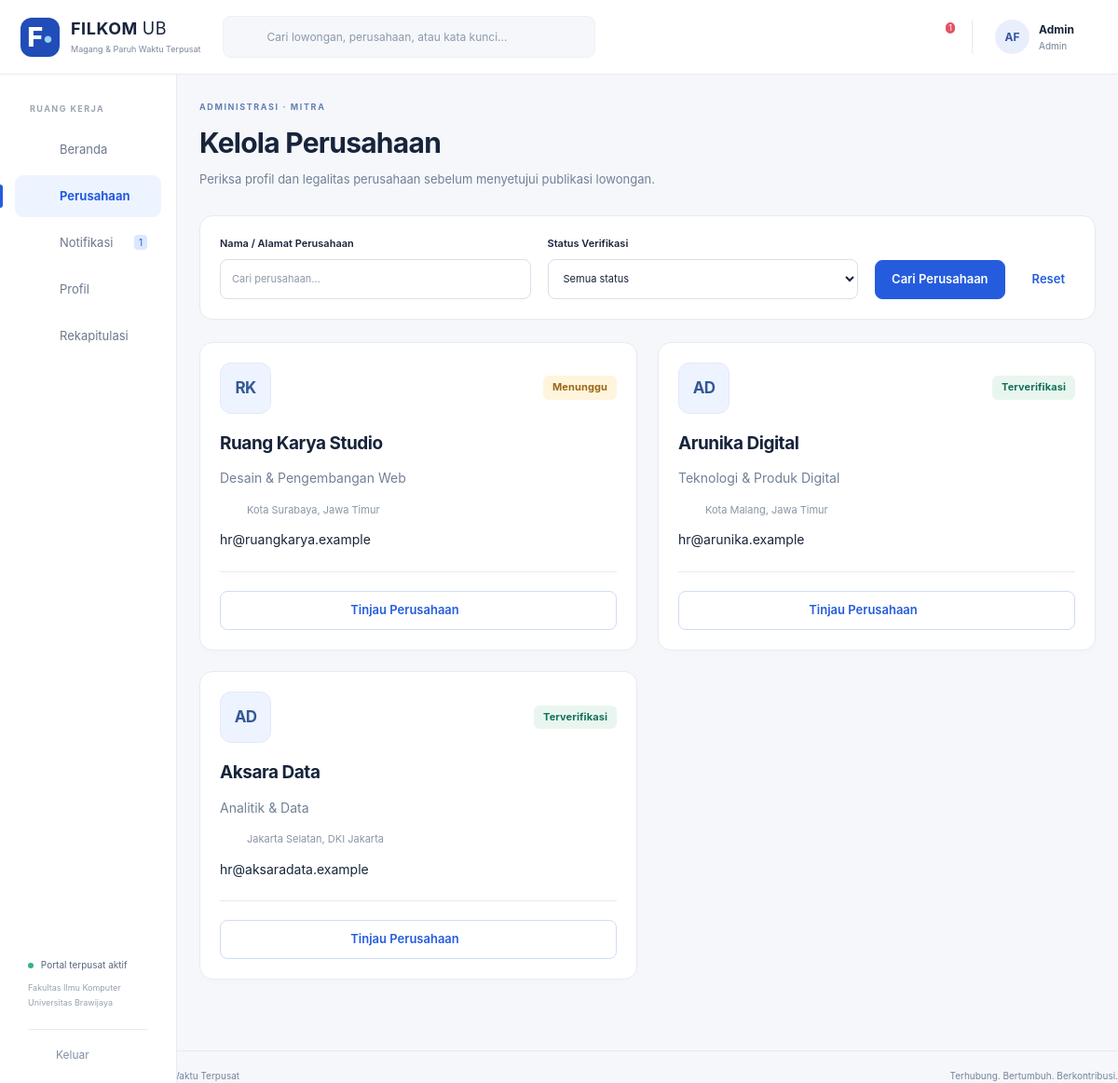
Screenshot of /index.php?r=perusahaan (signed in) with the database file from the repository.
### tables this page shows
CREATE TABLE AKUN (
 idAkun INT AUTO_INCREMENT PRIMARY KEY, username VARCHAR(100) NOT NULL UNIQUE, email VARCHAR(100) NOT NULL UNIQUE,
 passwordHash VARCHAR(255) NOT NULL, namaPengguna VARCHAR(100) NOT NULL,
 role ENUM('Mahasiswa','Rekruter','Admin') NOT NULL, aktif TINYINT(1) NOT NULL DEFAULT 1,
 idMahasiswa INT NULL UNIQUE,idPerusahaan INT NULL,
 FOREIGN KEY(idMahasiswa) REFERENCES MAHASISWA(idMahasiswa), FOREIGN KEY(idPerusahaan) REFERENCES PERUSAHAAN(idPerusahaan),
 CONSTRAINT CK_AKUN_ROLE CHECK ((role='Mahasiswa' AND idMahasiswa IS NOT NULL AND idPerusahaan IS NULL) OR (role='Rekruter' AND idPerusahaan IS NOT NULL AND idMahasiswa IS NULL) OR (role='Admin' AND idMahasiswa IS NULL AND idPerusahaan IS NULL))
);

CREATE TABLE PERUSAHAAN (
 idPerusahaan INT AUTO_INCREMENT PRIMARY KEY, namaPerusahaan VARCHAR(100) NOT NULL,
 alamat TEXT NOT NULL, emailPerusahaan VARCHAR(100) NOT NULL UNIQUE,
 statusVerifikasi VARCHAR(20) NOT NULL DEFAULT 'Menunggu', bidangUsaha VARCHAR(100) NOT NULL DEFAULT '',
 kontak VARCHAR(30) NOT NULL DEFAULT '', deskripsi TEXT, website VARCHAR(250) NOT NULL DEFAULT '',
 catatanVerifikasi TEXT, dihapusPada DATETIME NULL, dibuatPada DATETIME NOT NULL DEFAULT CURRENT_TIMESTAMP
);

### app/Core/View.php (called while the page is built, shortened)
<?php
final class View  {
    public static function render(string $template,array $viewData=[]):void {
        extract($viewData,EXTR_SKIP);
        $currentUser=$viewData['_viewUser']??Auth::user();
        $unread=empty($viewData['_skipDatabase'])&&$currentUser?Notifikasi::belumDibaca((int)$currentUser['idAkun']):0;
        require ROOT.'/app/Views/layout/header.php';
        require ROOT.'/app/Views/'.$template.'.php';
        require ROOT.'/app/Views/layout/footer.php';
    }
}

### app/Controllers/PerusahaanController.php (called while the page is built, shortened)
<?php
final class PerusahaanController  {
    public function getDaftarPerusahaan():void {
        $rows=Perusahaan::getDaftarPerusahaan(query('status'));
        View::render('perusahaan/index',['title'=>'Perusahaan','perusahaan'=>$rows]);
    }
}

### public/index.php (called while the page is built, shortened)
<?php
require dirname(__DIR__).'/app/bootstrap.php';
$route=query('r','dashboard');
[$allowedMethod,$roles,$handler]=$routes[$route];
if($roles)Auth::require($roles);
try {
    $handler();
}
catch(Throwable $e) {
    if(!($e instanceof DomainException))error_log((string)$e);
    fail($e instanceof DomainException?422:500,$e instanceof DomainException?$e->getMessage():'Proses belum berhasil. Silakan coba kembali.');
}

### app/Core/Auth.php (called while the page is built, shortened)
<?php
final class Auth  {
    private static array|false|null $cached=null;
    public static function user():?array {
        if(self::$cached===null) {
            self::$cached=isset($_SESSION['idAkun'])?Akun::getAkun((int)$_SESSION['idAkun']):false;
        }
        return self::$cached?:null;
    }
    public static function require(array $roles=[]):array {
        $u=self::user();
        return $u;
    }
}

### app/bootstrap.php (called while the page is built, shortened)
<?php
spl_autoload_register(function(string $class):void {
    foreach(['Core','Models','Controllers','Boundaries'] as $dir) {
        $file=ROOT.'/app/'.$dir.'/'.$class.'.php';
        if(is_file($file)) {
            return;
        }
    }
}
);
require ROOT.'/app/Core/helpers.php';

### config/database.php (called while the page is built)
<?php
return [ 'host' => getenv('DB_HOST') ?: '127.0.0.1', 'port' => getenv('DB_PORT') ?: '3306', 'name' => getenv('DB_NAME') ?: 'rsi_filkom', 'user' => getenv('DB_USER') ?: 'root', 'password' => getenv('DB_PASSWORD') !== false ? getenv('DB_PASSWORD') : '', ];

### app/Core/Database.php (called while the page is built, shortened)
<?php
final class Database  {
    private static ?PDO $pdo = null;
    public static function get(): PDO  {
        if (!self::$pdo)  {
            $c = require ROOT . '/config/database.php';
            self::$pdo = new PDO("mysql:host={$c['host']};port={$c['port']};dbname={$c['name']};charset=utf8mb4", $c['user'], $c['password'], [PDO::ATTR_ERRMODE=>PDO::ERRMODE_EXCEPTION, PDO::ATTR_DEFAULT_FETCH_MODE=>PDO::FETCH_ASSOC, PDO::ATTR_EMULATE_PREPARES=>false]);
            self::$pdo->exec("SET time_zone = '+07:00'");
        }
        return self::$pdo;
    }
    public static function query(string $sql, array $values = []): PDOStatement  {
        $s=self::get()->prepare($sql);
        $s->execute($values);
        return $s;
    }
    public static function all(string $sql,array $p=[]):array  {
        return self::query($sql,$p)->fetchAll();
    }
    public static function one(string $sql,array $p=[]):?array  {
        return self::query($sql,$p)->fetch() ?: null;
    }
    public static function value(string $sql,array $p=[]):mixed  {
        return self::query($sql,$p)->fetchColumn();
    }
}

### app/Models/Akun.php (called while the page is built, shortened)
<?php
final class Akun  {
    public static function getAkun(int $id):?array  {
        return Database::one('SELECT a.*,p.statusVerifikasi,p.dihapusPada,p.namaPerusahaan FROM AKUN a LEFT JOIN PERUSAHAAN p ON p.idPerusahaan=a.idPerusahaan WHERE a.idAkun=?',[$id]);
    }
}

### app/Models/Notifikasi.php (called while the page is built, shortened)
<?php
final class Notifikasi  {
    public static function belumDibaca(int $id):int {
        return (int)Database::value('SELECT COUNT(*) FROM NOTIFIKASI WHERE idPenerima=? AND sudahDibaca=0',[$id]);
    }
}

### app/Models/Perusahaan.php (called while the page is built, shortened)
<?php
final class Perusahaan extends Entity  {
    public static function getDaftarPerusahaan(string $status=''):array {
        $w='dihapusPada IS NULL';
        $p=[];
        return Database::all("SELECT p.*,(SELECT COUNT(*) FROM LOWONGAN l WHERE l.idPerusahaan=p.idPerusahaan AND l.dihapusPada IS NULL) jumlahLowongan FROM PERUSAHAAN p WHERE $w ORDER BY FIELD(statusVerifikasi,'Menunggu','Ditolak','Terverifikasi'),dibuatPada DESC",$p);
    }
}

### app/Views/perusahaan/index.php (the view, shortened to what this page needs)
<?php $heading='Kelola Perusahaan';$kicker='ADMINISTRASI · MITRA';$subtitle='Periksa profil dan legalitas perusahaan sebelum menyetujui publikasi lowongan.';require ROOT.'/app/Views/components/heading.php';?>
<section class="card"><form class="filters inline-filters" method="get" action="index.php"><label>Nama / Alamat Perusahaan<input name="keyword" value="<?= e(query('keyword')) ?>" placeholder="Cari perusahaan…"></label><label>Status Verifikasi<select name="status"><option value="">Semua status</option></select></label><button class="button">Cari Perusahaan</button><a class="button text" href="<?= e(url('perusahaan')) ?>">Reset</a></form></section>
<div class="job-grid"><?php foreach($perusahaan as $p):?><article class="card company-card"><div class="section-heading"><span class="company-avatar"><?= e(initials($p['namaPerusahaan'])) ?></span><?= badge($p['statusVerifikasi']) ?></div><h2><?= e($p['namaPerusahaan']) ?></h2><p class="muted"><?= e($p['bidangUsaha']) ?></p><p class="job-meta"><?= icon('location') ?> <?= e($p['alamat']) ?></p><p><?= e($p['emailPerusahaan']) ?></p><div class="card-bottom"><a class="button secondary full" href="<?= e(url('perusahaan/detail',['id'=>$p['idPerusahaan']])) ?>">Tinjau Perusahaan <?= icon('arrow') ?></a></div></article><?php endforeach;?></div><?php if(!$perusahaan):?><div class="card empty-state"><?= icon('building') ?><h2>Perusahaan tidak ditemukan</h2><p>Coba ubah pencarian atau filter status.</p></div><?php endif;?>

### app/Views/layout/header.php (shortened to what this page needs)
<!doctype html>
<html lang="id"><head><meta charset="utf-8"><meta name="viewport" content="width=device-width,initial-scale=1">
<title><?= e($title) ?> · FILKOM Connect</title><link rel="stylesheet" href="assets/app.css"><script src="assets/app.js" defer></script>
</head><body>
<?php if($currentUser): $role=$currentUser['role'];$r=query('r','dashboard'); ?>
<header class="topbar"><a class="brand" href="<?= e(url()) ?>"><span class="brand-icon">F<span>•</span></span><span><strong>FILKOM <span class="brand-light">UB</span></strong><small>Magang &amp; Paruh Waktu Terpusat</small></span></a>
<form class="global-search" action="index.php" method="get"><input type="hidden" name="r" value="<?= $role==='Admin'?'perusahaan':'lowongan' ?>"><?= icon('search') ?><input aria-label="Pencarian global" name="keyword" placeholder="Cari lowongan, perusahaan, atau kata kunci…" value="<?= e(query('keyword')) ?>"><button class="icon-button" aria-label="Cari"><?= icon('arrow') ?></button></form>
<div class="top-actions"><form class="mobile-logout" method="post" action="<?= e(url('logout')) ?>"><?= csrf() ?><button class="icon-button" aria-label="Keluar"><?= icon('logout') ?></button></form><a class="notification-button" href="<?= e(url('notifikasi')) ?>" aria-label="Notifikasi, <?= $unread ?> belum dibaca"><?= icon('bell') ?><?php if($unread):?><span class="counter"><?= $unread>99?'99+':$unread ?></span><?php endif;?></a><div class="user-summary"><span class="avatar"><?= e(initials($currentUser['namaPengguna'])) ?></span><span><strong><?= e(explode(' ',$currentUser['namaPengguna'])[0]) ?></strong><small><?= e($role) ?></small></span></div></div></header>
<aside class="sidebar"><div class="sidebar-label">RUANG KERJA</div><nav aria-label="Navigasi utama">
<?php $nav=[['dashboard','home','Beranda']];
if($role==='Admin')$nav=[...$nav,['perusahaan','building','Perusahaan']];
$nav[]=['notifikasi','bell','Notifikasi'];$nav[]=['profil','user','Profil'];
if($role!=='Mahasiswa')$nav[]=['rekapitulasi','chart','Rekapitulasi'];
foreach($nav as [$link,$ic,$label]):$active=explode('/',$r)[0]===$link||($link==='pendaftar'&&str_starts_with($r,'seleksi')); ?>
<a href="<?= e(url($link)) ?>" class="nav-link <?= $active?'active':'' ?>" <?= $active?'aria-current="page"':'' ?>><?= icon($ic) ?><span><?= e($label) ?></span><?php if($link==='notifikasi'&&$unread):?><span class="nav-count"><?= $unread ?></span><?php endif;?></a>
<?php endforeach;?></nav><div class="sidebar-bottom"><div class="portal-status"><i></i> Portal terpusat aktif<small>Fakultas Ilmu Komputer<br>Universitas Brawijaya</small></div><form method="post" action="<?= e(url('logout')) ?>"><?= csrf() ?><button class="logout"><?= icon('logout') ?> Keluar</button></form></div></aside>
<main id="main" class="main-content">
<?php else: ?><main id="main" class="public-main"><?php endif; ?>

### app/Core/helpers.php (shortened to what this page needs)
<?php
function e(mixed $s):string {
    return htmlspecialchars((string)$s,ENT_QUOTES|ENT_SUBSTITUTE,'UTF-8');
}
function url(string $route='dashboard',array $p=[]):string {
    return 'index.php?'.http_build_query(['r'=>$route]+$p);
}
function query(string $key,string $default=''):string {
    $v=$_GET[$key]??$default;
    return is_scalar($v)?trim((string)$v):$default;
}
function initials(string $s):string {
    $w=preg_split('/\s+/',trim($s));
    return mb_strtoupper(mb_substr($w[0]??'',0,1).mb_substr($w[1]??'',0,1));
}
function statusClass(string $s):string {
    return match($s) {
        'Diterima','Terverifikasi','Lolos','Sesuai','Layak','Aktif'=>'green','Ditolak','Tidak Lolos','Tidak sesuai','Tidak Layak','Dihapus'=>'red','Wawancara','Diproses','Menunggu'=>'amber','Draf','Ditutup'=>'gray',default=>'blue'
    }
    ;
}
function badge(string $s):string {
    return '<span class="badge '.statusClass($s).'">'.e($s).'</span>';
}
function icon(string $name):string {
    $paths=[ 'home'=>'<path d="m3 10 9-7 9 7v10H3Z"/><path d="M9 20v-7h6v7"/>', 'briefcase'=>'<rect x="3" y="7" width="18" height="14" rx="2"/><path d="M8 7V3h8v4M3 12c6 4 12 4 18 0M10 13h4"/>', 'file'=>'<path d="M6 3h9l4 4v14H6Z"/><path d="M14 3v5h5M9 12h7M9 16h7"/>', 'bell'=>'<path d="M5 17h14l-2-3V9a5 5 0 0 0-10 0v5ZM10 21h4"/>', 'user'=>'<circle cx="12" cy="8" r="4"/><path d="M4 21v-2a8 8 0 0 1 16 0v2"/>', 'calendar'=>'<rect x="3" y="5" width="18" height="16" rx="2"/><path d="M7 2v6M17 2v6M3 11h18M7 15h3M14 15h3"/>', 'chat'=>'<path d="M4 4h16v12H9l-5 5Z"/><path d="M8 8h8M8 12h5"/>', 'search'=>'<circle cx="10" cy="10" r="6"/><path d="m15 15 6 6"/>', 'arrow'=>'<path d="M4 12h16m-6-6 6 6-6 6"/>', 'plus'=>'<path d="M12 4v16M4 12h16"/>', 'location'=>'<path d="M19 10c0 5-7 11-7 11S5 15 5 10a7 7 0 0 1 14 0Z"/><circle cx="12" cy="10" r="2"/>', 'check'=>'<path d="m5 12 4 4L19 6"/>', 'clock'=>'<circle cx="12" cy="12" r="9"/><path d="M12 6v6l4 2"/>', 'logout'=>'<path d="M9 3H4v18h5M9 12h12m-5-5 5 5-5 5"/>', 'building'=>'<path d="M4 21V3h12v18M16 9h4v12M8 7h4M8 11h4M8 15h4M9 21v-3h3v3"/>', 'chart'=>'<path d="M4 3v18h17M8 17v-4M13 17V8M18 17V5"/>', 'shield'=>'<path d="m12 2 9 4v6c0 5-9 10-9 10S3 17 3 12V6Z"/><path d="m8 12 3 3 5-6"/>', 'download'=>'<path d="M12 3v12m-5-5 5 5 5-5M4 16v5h16v-5"/>', 'close'=>'<path d="m5 5 14 14M19 5 5 19"/>', ];
    return '<svg class="icon" viewBox="0 0 24 24" fill="none" stroke="currentColor" stroke-width="1.7" stroke-linecap="round" stroke-linejoin="round" aria-hidden="true">'.($paths[$name]??$paths['file']).'</svg>';
}

### rows the page displays
akun: namaPengguna "AF", namaPengguna "Admin", role "Admin"
perusahaan: namaPerusahaan "RK", statusVerifikasi "Menunggu", namaPerusahaan "Ruang Karya Studio", bidangUsaha "Desain & Pengembangan Web", alamat "Kota Surabaya, Jawa Timur", emailPerusahaan "hr@ruangkarya.example"
perusahaan: namaPerusahaan "AD", statusVerifikasi "Terverifikasi", namaPerusahaan "Arunika Digital", bidangUsaha "Teknologi & Produk Digital", alamat "Kota Malang, Jawa Timur", emailPerusahaan "hr@arunika.example"
perusahaan: namaPerusahaan "AD", statusVerifikasi "Terverifikasi", namaPerusahaan "Aksara Data", bidangUsaha "Analitik & Data", alamat "Jakarta Selatan, DKI Jakarta", emailPerusahaan "hr@aksaradata.example"

### other values shown
$unread "1"
$label "Beranda"
$label "Perusahaan"
$label "Notifikasi"
$label "Profil"
$label "Rekapitulasi"
$kicker "ADMINISTRASI · MITRA"
$heading "Kelola Perusahaan"
$subtitle "Periksa profil dan legalitas perusahaan sebelum menyetujui publikasi lowongan."
